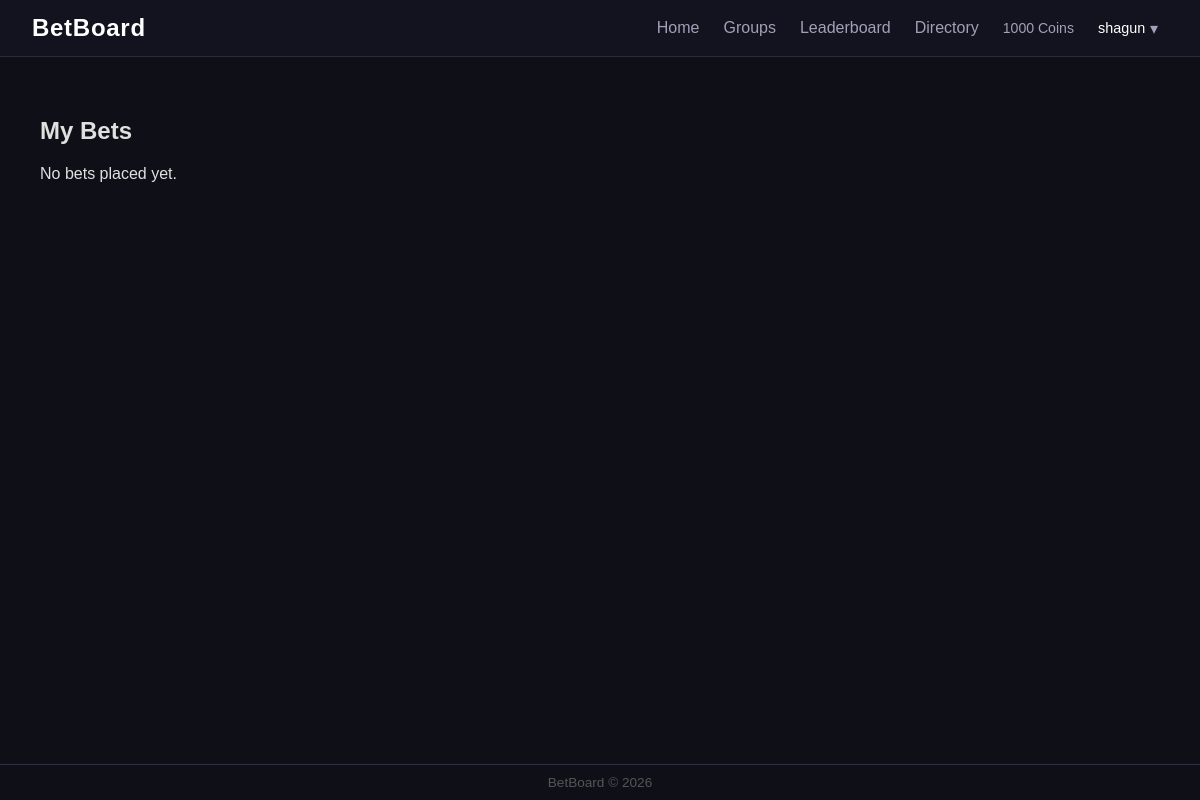
Before: /my_bets (signed in) with the older database file.
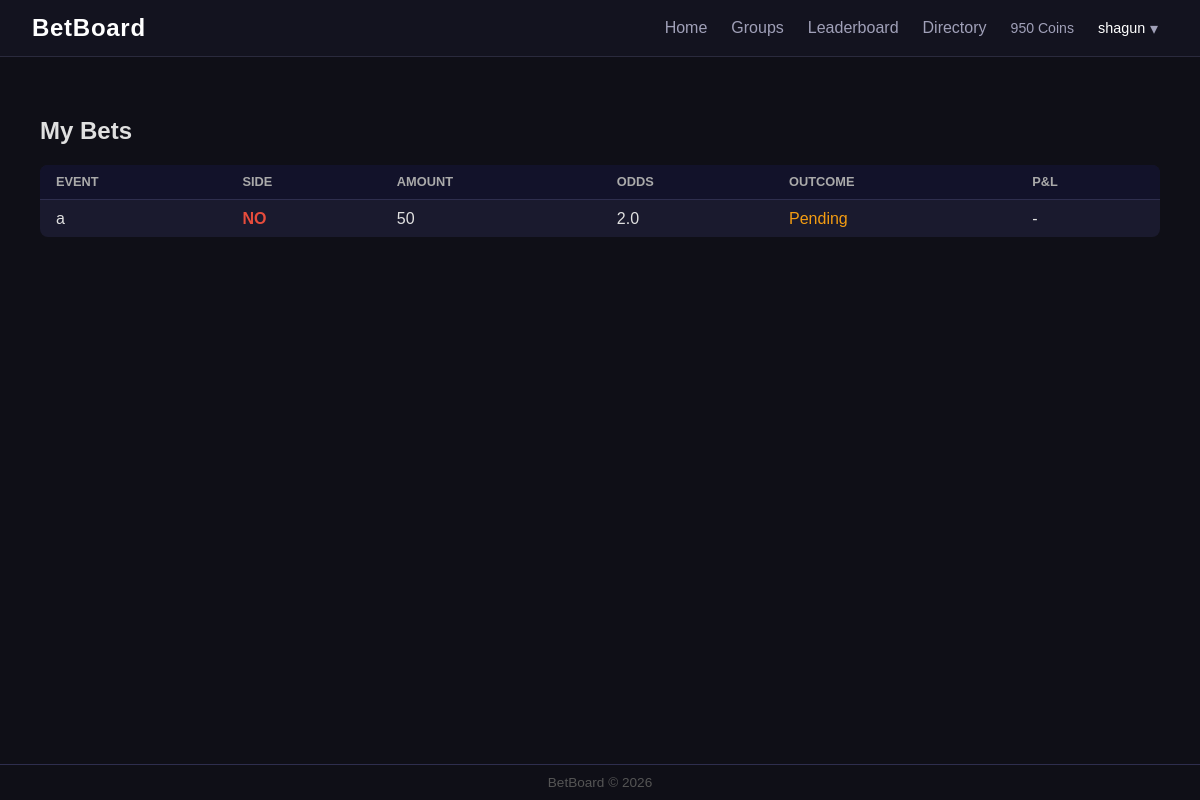
After: the same page with the newer database file.
### models.py (models this page shows)
class User(db.Model):
    __tablename__ = "users"
    id = db.Column(db.Integer, primary_key = True)
    username = db.Column(db.String(50), unique = True, nullable = False)
    password_hash = db.Column(db.String(50), nullable = False)
    coins = db.Column(db.Integer, default = 1000)
    created_at = db.Column(db.DateTime, default = datetime.utcnow)
    is_admin = db.Column(db.Boolean, default = False)
    roll_number = db.Column(db.String(20), unique = True, nullable = False)

class Bet(db.Model):
    __tablename__ = "bets"
    id = db.Column(db.Integer, primary_key=True)
    user_id = db.Column(db.Integer, db.ForeignKey("users.id"))
    event_id = db.Column(db.Integer, db.ForeignKey("events.id"))
    side = db.Column(db.String(20))
    amount = db.Column(db.Integer)
    odds_at_time = db.Column(db.Float)
    status = db.Column(db.String(10), default = "pending") #pending, won, lost
    timestamp = db.Column(db.DateTime)
    __table_args__ = (
        db.UniqueConstraint('user_id', 'event_id', name='unique_user_event'),
    )

### routes/auth.py (the view)
@auth_bp.route('/my_bets')
def my_bets():
    if 'user_id' not in session:
        return redirect(url_for('auth.login'))
    user = User.query.get(session['user_id'])
    if user.is_admin:
        return redirect(url_for('betting.dashboard'))
    bets = Bet.query.filter_by(user_id=user.id).all()
    bet_data = []
    for bet in bets:
        event = Event.query.get(bet.event_id)
        if event.status == 'resolved':
            if bet.side == event.result:
                pl = round((bet.amount * bet.odds_at_time) - bet.amount, 2)
                outcome = "Win"
            else:
                pl = -bet.amount
                outcome = "Loss"
        else:
            pl = None
            outcome = "Pending"
        bet_data.append({
            "event_title": event.title,
            "side": bet.side,
            "amount": bet.amount,
            "odds": bet.odds_at_time,
            "outcome": outcome,
            "pnl": pl
        })
    return render_template('my_bets.html', current_user=user, bet_data=bet_data)

### templates/my_bets.html
{%extends 'base.html'%}
{%block content%}
<div class="container">
    <h2>My Bets</h2>
    {%if bet_data%}
    <table class="bet-table">
        <thead>
            <tr>
                <th>Event</th>
                <th>Side</th>
                <th>Amount</th>
                <th>Odds</th>
                <th>Outcome</th>
                <th>P&L</th>
            </tr>
        </thead>
        <tbody>
            {%for b in bet_data%}
            <tr>
                <td>{{b.event_title}}</td>
                <td class="{{'yes' if b.side=='YES' else 'no'}}">{{b.side}}</td>
                <td>{{b.amount}}</td>
                <td>{{b.odds}}</td>
                <td class="{{'win' if b.outcome=='Win' else ('loss' if b.outcome=='Loss' else 'pending')}}">{{b.outcome}}</td>
                <td>
                    {%if b.pnl is not none%}
                    <span class="{{'win' if b.pnl>0 else 'loss'}}">
                        {{'+' if b.pnl>=0}}{{b.pnl}}
                    </span>
                    {%else%}
                    -
                    {%endif%}
                </td>
            </tr>
            {%endfor%}
        </tbody>
    </table>
    {%else%}
    <p>No bets placed yet.</p>
    {%endif%}
</div>
{%endblock%}

### templates/base.html (shortened to what this page needs)
<!DOCTYPE html>
<html>
<head>
    <link rel="stylesheet" href="{{url_for('static', filename='css/style.css')}}"> </head>
<body>
    <nav class="navbar">
        <a href="{{ url_for('betting.dashboard') }}" class="nav-brand">BetBoard</a>
        {%if session.get('user_id')%}
        <div class="nav-right">
            <a href="{{ url_for('betting.dashboard') }}" class="nav-link">Home</a>
            {%if current_user.is_admin%}
                    <a href="{{url_for('admin.admin_groups')}}" class="nav-link">Manage Groups</a>
                    <a href="{{url_for('admin.create_event')}}" class="nav-link">Create Event</a>
            {%else%}
            <a href="{{ url_for('groups.groups') }}" class="nav-link">Groups</a>
             {%endif%}
            <a href="{{ url_for('betting.leaderboard') }}" class="nav-link">Leaderboard</a>
            <a href="{{ url_for('auth.directory') }}" class="nav-link">Directory</a>
            <span class="nav-coins">{{ current_user.coins }} Coins </span>
            <div class="nav-profile-wrapper">
                <button class="nav-profile-btn" onclick="toggleProfileDropdown()">
                    {{ current_user.username }}
                    <span class="nav-caret">▾</span>
                </button>
            </div>
        </div>
        {%endif%}
    </nav>
    <div class="container">
        {% block content %}{% endblock %}
    </div>
    <footer style="text-align:center; padding: 10px;  border-top: 1px solid #2e2e4e; color: #555; font-size: 0.85rem; ">
        BetBoard &copy; 2026
    </footer>
</body>
</html>

### static/css/style.css (style rules this page uses)
body { font-family: Arial; background: #0f0f17; color: #e0e0e0; margin: 0; display: flex; flex-direction: column; min-height: 100vh; }
a { color: #7eb8f7; }
.navbar { display: flex; align-items: center; justify-content: space-between; padding: 0 2rem; height: 56px; background: #13131f; border-bottom: 1px solid #2a2a3d; position: sticky; top: 0; z-index: 100; }
.nav-brand { font-size: 1.5rem; font-weight: 700; color: #ffffff; text-decoration: none; letter-spacing: 0.03em; }
.nav-link { color: #a0a0b8; text-decoration: none; font-size:1.0rem; transition: color 0.2s; }
.nav-right { font-size: 1rem; display: flex; align-items: center; gap: 1.5rem; }
.nav-coins { font-size: 0.88rem; color: #a0a0b8; }
.nav-profile-wrapper { position: relative; }
.nav-profile-btn { background: none; border: none; color: #ffffff; font-size: 0.9rem; cursor: pointer; display: flex; align-items: center; gap: 0.3rem; padding: 0; }
.nav-caret { font-size: 1rem; color: #a0a0b8; }
.container { padding: 20px; flex: 1; }
button { padding: 8px 15px; margin-right: 10px; cursor: pointer; border: none; border-radius: 5px; background: #2e2e4e; color: #e0e0e0; font-size: 0.9rem; }
table { width: 100%; border-collapse: collapse; background: #1a1a2e; border-radius: 8px; overflow: hidden; }
th, td { padding: 10px 14px; border-bottom: 1px solid #2e2e4e; text-align: left; }
th { background: #12122a; color: #aaa; font-size: 0.78rem; text-transform: uppercase; }
tr:last-child td { border-bottom: none; }
.bet-table { width: 100%; border-collapse: collapse; margin-top: 1rem; background: #1a1a2e; border-radius: 8px; overflow: hidden; }
.bet-table th, .bet-table td { padding: 0.6rem 1rem; border-bottom: 1px solid #2e2e4e; text-align: left; }
.bet-table th { background: #12122a; color: #aaa; font-size: 0.8rem; text-transform: uppercase; }
.bet-table tr:last-child td { border-bottom: none; }
.no { color: #e74c3c; font-weight: bold; }
.pending { color: #f39c12; }

Changed rows visible on the page:
changed User "shagun": coins "1000" → "950"
added Bet: event_title "a", side "NO", amount "50", odds "2.0", outcome "Pending"
Other visible differences:
text no longer shown: "No bets placed yet."
text now shown: "EVENT SIDE AMOUNT ODDS OUTCOME P&L"
